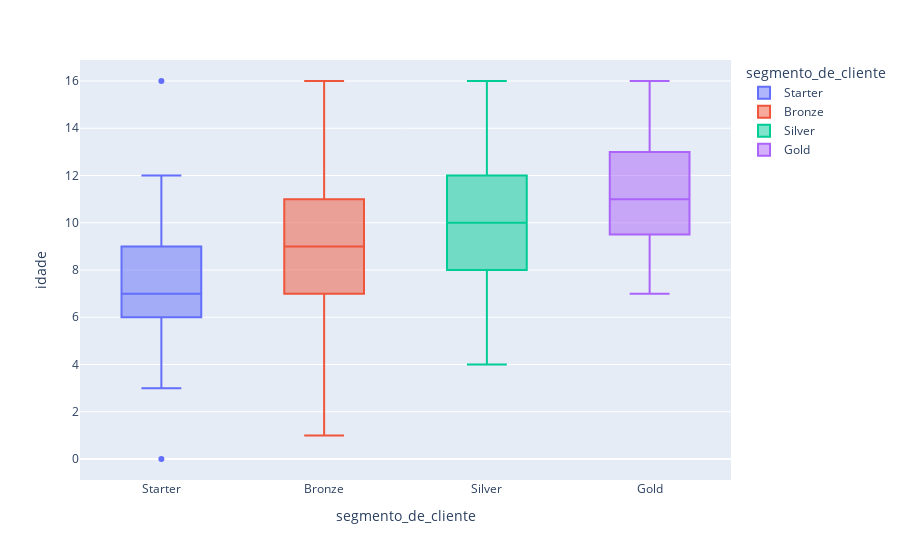

The code cell stored with this chart in its notebook:
### Code cell
# Box Plot entre Idade e Segmento
px.box(df_segmento, x='segmento_de_cliente', y='idade', color='segmento_de_cliente', category_orders={'segmento_de_cliente': lista_segmentos})

### Figure 1 — Plotly figure (JSON) as saved in the notebook; plotly's stock layout.template omitted (floating-point values rounded to 4 significant figures; data arrays with more than 128 entries replaced by an {"elided": "..."} marker saying what was removed)
{"data": [{"alignmentgroup": "True", "hovertemplate": "segmento_de_cliente=%{x}<br>idade=%{y}<extra></extra>", "legendgroup": "Starter", "marker": {"color": "#636efa"}, "name": "Starter", "notched": false, "offsetgroup": "Starter", "orientation": "v", "showlegend": true, "type": "box", "x": ["Starter", "Starter", "Starter", "Starter", "Starter", "Starter", "Starter", "Starter", "Starter", "Starter", "Starter", "Starter", "Starter", "Starter", "Starter", "Starter", "Starter", "Starter", "Starter", "Starter", "Starter", "Starter"], "x0": " ", "xaxis": "x", "y": [6, 0, 4, 8, 3, 12, 9, 7, 3, 6, 12, 10, 6, 6, 5, 6, 8, 11, 9, 16, 7, 7], "y0": " ", "yaxis": "y"}, {"alignmentgroup": "True", "hovertemplate": "segmento_de_cliente=%{x}<br>idade=%{y}<extra></extra>", "legendgroup": "Bronze", "marker": {"color": "#EF553B"}, "name": "Bronze", "notched": false, "offsetgroup": "Bronze", "orientation": "v", "showlegend": true, "type": "box", "x": {"elided": "202 str values"}, "x0": " ", "xaxis": "x", "y": {"elided": "202 int values"}, "y0": " ", "yaxis": "y"}, {"alignmentgroup": "True", "hovertemplate": "segmento_de_cliente=%{x}<br>idade=%{y}<extra></extra>", "legendgroup": "Silver", "marker": {"color": "#00cc96"}, "name": "Silver", "notched": false, "offsetgroup": "Silver", "orientation": "v", "showlegend": true, "type": "box", "x": {"elided": "260 str values"}, "x0": " ", "xaxis": "x", "y": {"elided": "260 int values"}, "y0": " ", "yaxis": "y"}, {"alignmentgroup": "True", "hovertemplate": "segmento_de_cliente=%{x}<br>idade=%{y}<extra></extra>", "legendgroup": "Gold", "marker": {"color": "#ab63fa"}, "name": "Gold", "notched": false, "offsetgroup": "Gold", "orientation": "v", "showlegend": true, "type": "box", "x": ["Gold", "Gold", "Gold", "Gold", "Gold", "Gold", "Gold", "Gold", "Gold", "Gold", "Gold", "Gold", "Gold", "Gold", "Gold", "Gold"], "x0": " ", "xaxis": "x", "y": [13, 7, 11, 10, 10, 16, 13, 11, 8, 9, 10, 13, 11, 7, 13, 13], "y0": " ", "yaxis": "y"}], "layout": {"boxmode": "overlay", "legend": {"title": {"text": "segmento_de_cliente"}, "tracegroupgap": 0}, "margin": {"t": 60}, "xaxis": {"anchor": "y", "categoryarray": ["Starter", "Bronze", "Silver", "Gold"], "categoryorder": "array", "domain": [0, 1], "title": {"text": "segmento_de_cliente"}}, "yaxis": {"anchor": "x", "domain": [0, 1], "title": {"text": "idade"}}}}
